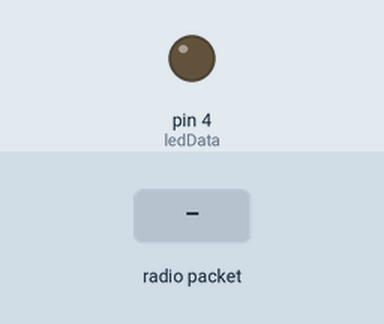
This program was run on a simulated Arduino Uno, built with avr-gcc and run on an emulated ATmega328P. Parts: output pins drawn as LEDs (lit = HIGH). The inputs (shaded band) are chosen by the test bench. No radio packets arrive unless stated.

Above: at 3.2 s.
3.3 s: radio packet "liga" arrives
At 4.5 s:
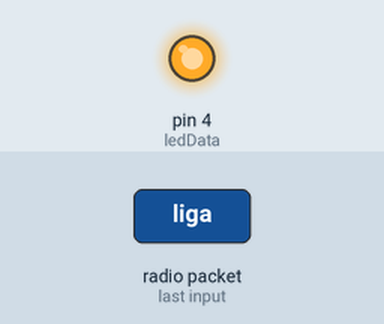
4.8 s: radio packet "desliga" arrives
At 5.8 s:
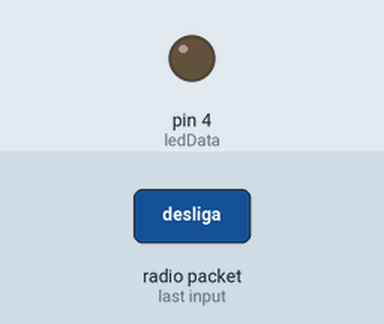
Timing chart, 0 to 7.8 s (numbered marks = the images above; inputs shaded):
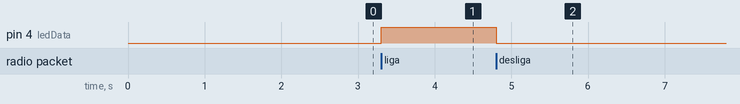

The program:

main.cpp
```cpp
#include <Arduino.h>

/* lib a ser instalada:
    http://www.airspayce.com/mikem/arduino/VirtualWire/
*/

#include <VirtualWire.h>

//Programa : Receptor RF com Arduino

int ledData = 4;
String msg = "";

void setup() {
  pinMode(ledData, OUTPUT);
  Serial.begin(9600);
  vw_set_rx_pin(5); // Define o pino 5 do Arduino como entrada
  //de dados do receptor
  vw_setup(2000);             // Bits por segundo
  vw_rx_start();              // Inicializa o receptor
  delay(2000);
}

void loop() {
  uint8_t message[VW_MAX_MESSAGE_LEN];
  uint8_t msgLength = VW_MAX_MESSAGE_LEN;
  if (vw_get_message(message, &msgLength)) // Non-blocking
  {
    for (int i = 0; i < msgLength; i++) {
      msg = msg + char(message[i]);
    }
//    Serial.println(msg);
    if (msg == "liga") {
      digitalWrite(ledData, HIGH);
    } else if (msg == "desliga") {
      digitalWrite(ledData, LOW);
    }
    msg = "";
  }
}
```

Measured:
- after the input at 3.3 s, pin 4 (ledData): LOW → HIGH at once
- after the input at 4.8 s, pin 4 (ledData): HIGH → LOW at once
